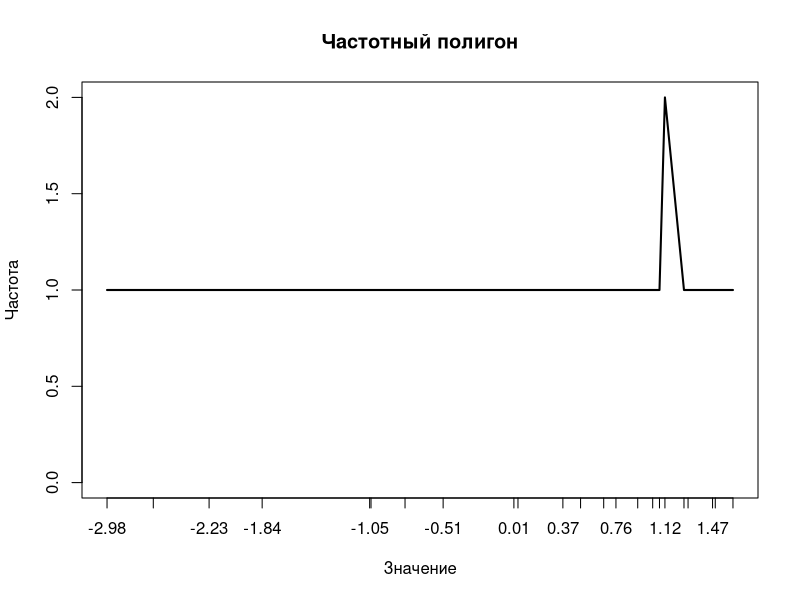
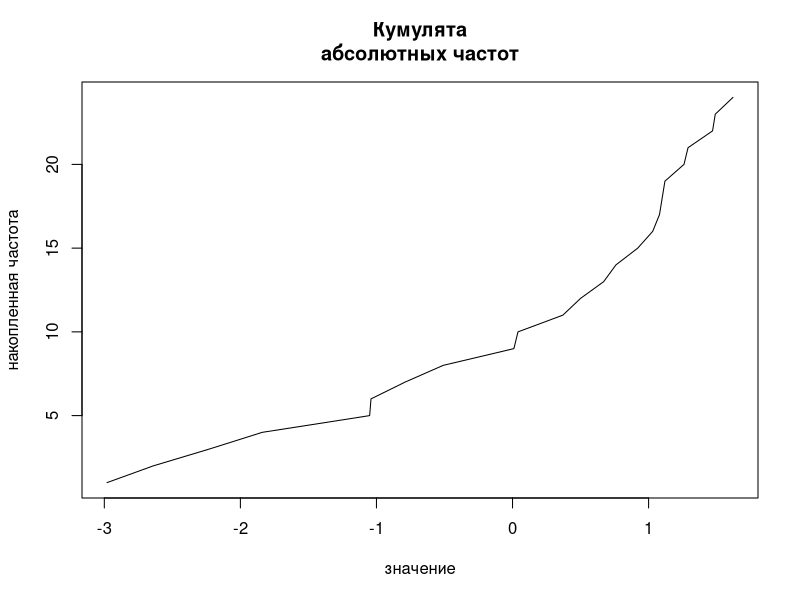

Source code (R) for these figures, in order:
dat = read.table(file="text.txt", dec=",")
d=dat[,1]
dat_table = table(dat)
dat_frame = as.data.frame(dat_table)
dat_frame[, 3] = 100 * dat_table / (sum(dat_table))
dat_frame[, 4] = cumsum(dat_table)
dat_frame[, 5] = cumsum(dat_frame[, 3])
colnames(dat_frame) = c("Value", "Frequency", "Frequence", "Cumulative frequency",
                      "Cumulative frequence")
dat_frame
plot(dat_table, type="l", main="Частотный полигон", xlab="Значение", ylab="Частота")
values = sort(d)
values_unique = unique(values)
cumulative_frequency_values = as.numeric(dat_frame[, 4])
cumulative_frequency_values
plot(values_unique,cumulative_frequency_values,type="l",xlab="значение",ylab="накопленная частота", main= "Кумулята
абсолютных частот")